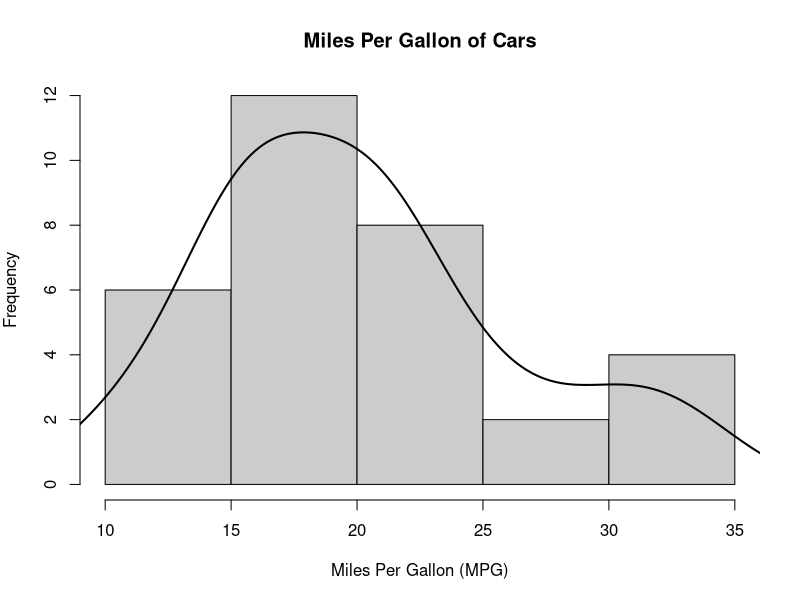

Generate this figure with R: (Note: this script raises an error after producing the figure.)
library(tidyr)
library(ggplot2)
library(dplyr)

# Histogram


# Set plotting margins
par(mar=c(5, 4, 4, 2))

# Create the histogram
mpghist <- hist(mtcars$mpg, freq = TRUE,
     breaks = 5, 
     col = "gray80",
     border = "black",
     main = "Miles Per Gallon of Cars",
     ylab = "Frequency",
     xlab = "Miles Per Gallon (MPG)")

# Create density object 

densitymt <- density(mtcars$mpg)

#Scale the data for density curve
scaling <- diff(mpghist$mids[1:2]) * length(mtcars$mpg)
lines(densitymt$x,densitymt$y * scaling, 
      col = "black", lwd = 2)

# Bar Chart

data("mtcars")
top5mpg <- mtcars$mpg[1:5]
carnames <- row.names(mtcars)[1:5]


#         I. Vertical

par(las=1, mar=c(5, 12, 5, 3), cex=0.7) 
barplot(top5mpg, names.arg = carnames, horiz = TRUE,
        col = brewer.pal(length(carnames), "Greens"),
        main = "Miles Per Gallon of Top 5 Cars",
        xlab = "Miles Per Gallon (MPG)",
        xlim = c(0, max(top5mpg) + 5))


#           II. Horizental
par(las=1, mar=c(6, 5, 7, 5), cex=0.8) 
barplot(top5mpg, names.arg = carnames, horiz = FALSE,
        col = brewer.pal(length(carnames), "Greens"),
        main = "Miles Per Gallon of Top 5 Cars",
        ylab = "Miles Per Gallon (MPG)",
        xlab = "Car Names",
        ylim = c(0, max(top5mpg) + 5))


# Pie Chart


require(RColorBrewer)
View(mtcars)
top5 <- setNames(mtcars$mpg[1:5],row.names(mtcars)[1:5])
print(top5)
indices <- top5 !=0

#adjust pie chart to show mpg in the slices
pie(top5[indices], labels = top5[indices], 
    col = brewer.pal(length(top5[indices]), "Set1"), main = "Top Five Reliable MPG cars")

 par(mar=c(4, 3, 4, 3), xpd=FALSE, cex=0.8)
legend("bottomleft", legend = names(top5)[indices],  
       fill = brewer.pal(length(top5[indices]), "Set1"), pch = 7)



# Boxplot 

data = mtcars

# Set plotting parameters
par(las=1, mar=c(6, 5, 7, 5), cex=0.8) 

# Create the boxplot for Miles per Gallon by number of Cylinders from mpg data
boxplot(mpg ~ cyl, data = mtcars, 
        xlab = "number of cylinders", 
        ylab = "Miles per Gallon", 
        main = "Reliable Cars mpg vs cyl")
  
# Scatterplot

library(ggplot2)
ggplot(data = mpg, mapping = aes(x = displ, y = hwy, size = displ)) +
  geom_point(color = "blue", pch = 16, size = 1.5)+ 
  geom_smooth(method = "loess", color = "black") + scale_x_log10() +
  xlab("MPG on Highway") +
  facet_wrap(~drv, nrow=3)  + # drv is the type of drive train, where f = front-wheel drive, r = rear wheel drive, 4 = 4wd
  theme_bw() + 
  theme(text=element_text(size=10, family="Palatino"))

